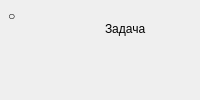
<?xml version="1.0" encoding="UTF-8"?>
<ui version="4.0">
 <class>TaskItem</class>
 <widget class="QFrame" name="taskItem">
  <property name="frameShape">
   <enum>QFrame::Shape::NoFrame</enum>
  </property>
  <property name="task" stdset="0">
   <bool>true</bool>
  </property>
  <property name="status" stdset="0">
   <string>pending</string>
  </property>
  <layout class="QHBoxLayout" name="taskLayout">
   <property name="spacing">
    <number>10</number>
   </property>
   <property name="leftMargin">
    <number>8</number>
   </property>
   <property name="topMargin">
    <number>9</number>
   </property>
   <property name="rightMargin">
    <number>9</number>
   </property>
   <property name="bottomMargin">
    <number>9</number>
   </property>
   <item alignment="Qt::AlignmentFlag::AlignTop">
    <widget class="QLabel" name="taskMarker">
     <property name="text">
      <string>○</string>
     </property>
     <property name="taskMarker" stdset="0">
      <bool>true</bool>
     </property>
    </widget>
   </item>
   <item>
    <layout class="QVBoxLayout" name="taskTextLayout">
     <property name="spacing">
      <number>4</number>
     </property>
     <property name="leftMargin">
      <number>0</number>
     </property>
     <property name="topMargin">
      <number>0</number>
     </property>
     <property name="rightMargin">
      <number>0</number>
     </property>
     <property name="bottomMargin">
      <number>0</number>
     </property>
     <item>
      <widget class="QLabel" name="taskTitle">
       <property name="text">
        <string>Задача</string>
       </property>
       <property name="wordWrap">
        <bool>true</bool>
       </property>
       <property name="taskTitle" stdset="0">
        <bool>true</bool>
       </property>
      </widget>
     </item>
     <item>
      <widget class="QLabel" name="taskDetail">
       <property name="text">
        <string/>
       </property>
       <property name="wordWrap">
        <bool>true</bool>
       </property>
       <property name="taskDetail" stdset="0">
        <bool>true</bool>
       </property>
      </widget>
     </item>
    </layout>
   </item>
  </layout>
 </widget>
 <resources/>
 <connections/>
</ui>
